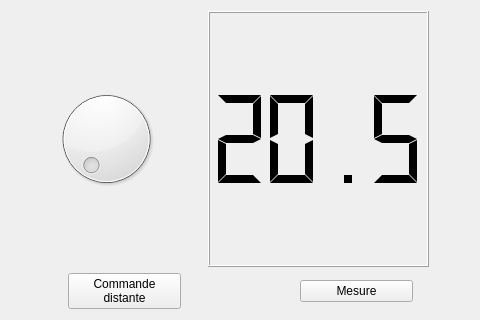
<?xml version="1.0" encoding="UTF-8"?>
<ui version="4.0">
 <class>Form</class>
 <widget class="QWidget" name="Form">
  <property name="geometry">
   <rect>
    <x>0</x>
    <y>0</y>
    <width>480</width>
    <height>320</height>
   </rect>
  </property>
  <property name="windowTitle">
   <string>Form</string>
  </property>
  <layout class="QVBoxLayout" name="verticalLayout" stretch="2,1">
   <item>
    <layout class="QHBoxLayout" name="horizontalLayout" stretch="0,1,0,2,0">
     <item>
      <spacer name="horizontalSpacer_4">
       <property name="orientation">
        <enum>Qt::Horizontal</enum>
       </property>
       <property name="sizeHint" stdset="0">
        <size>
         <width>40</width>
         <height>20</height>
        </size>
       </property>
      </spacer>
     </item>
     <item>
      <widget class="QDial" name="dial"/>
     </item>
     <item>
      <spacer name="horizontalSpacer_5">
       <property name="orientation">
        <enum>Qt::Horizontal</enum>
       </property>
       <property name="sizeHint" stdset="0">
        <size>
         <width>40</width>
         <height>20</height>
        </size>
       </property>
      </spacer>
     </item>
     <item>
      <widget class="QLCDNumber" name="lcdNumber">
       <property name="digitCount">
        <number>4</number>
       </property>
       <property name="segmentStyle">
        <enum>QLCDNumber::Flat</enum>
       </property>
       <property name="value" stdset="0">
        <double>20.500000000000000</double>
       </property>
      </widget>
     </item>
     <item>
      <spacer name="horizontalSpacer_6">
       <property name="orientation">
        <enum>Qt::Horizontal</enum>
       </property>
       <property name="sizeHint" stdset="0">
        <size>
         <width>40</width>
         <height>20</height>
        </size>
       </property>
      </spacer>
     </item>
    </layout>
   </item>
   <item>
    <layout class="QHBoxLayout" name="horizontalLayout_2" stretch="1,2,2,2,1">
     <item>
      <spacer name="horizontalSpacer">
       <property name="orientation">
        <enum>Qt::Horizontal</enum>
       </property>
       <property name="sizeHint" stdset="0">
        <size>
         <width>40</width>
         <height>20</height>
        </size>
       </property>
      </spacer>
     </item>
     <item>
      <widget class="QPushButton" name="commandePB">
       <property name="text">
        <string>Commande
distante</string>
       </property>
       <property name="checkable">
        <bool>true</bool>
       </property>
       <property name="checked">
        <bool>false</bool>
       </property>
      </widget>
     </item>
     <item>
      <spacer name="horizontalSpacer_2">
       <property name="orientation">
        <enum>Qt::Horizontal</enum>
       </property>
       <property name="sizeHint" stdset="0">
        <size>
         <width>40</width>
         <height>20</height>
        </size>
       </property>
      </spacer>
     </item>
     <item>
      <widget class="QPushButton" name="displayPB">
       <property name="text">
        <string>Mesure</string>
       </property>
       <property name="checkable">
        <bool>true</bool>
       </property>
      </widget>
     </item>
     <item>
      <spacer name="horizontalSpacer_3">
       <property name="orientation">
        <enum>Qt::Horizontal</enum>
       </property>
       <property name="sizeHint" stdset="0">
        <size>
         <width>40</width>
         <height>20</height>
        </size>
       </property>
      </spacer>
     </item>
    </layout>
   </item>
  </layout>
 </widget>
 <resources/>
 <connections/>
</ui>
